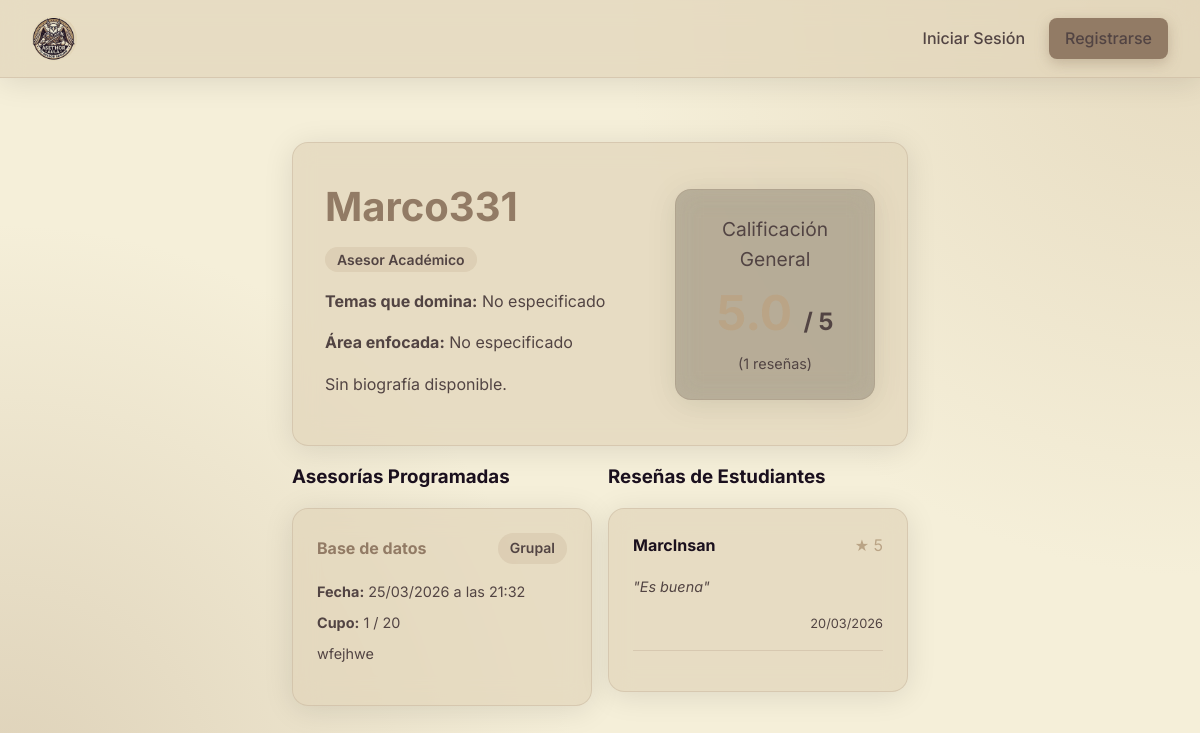
Screenshot of /asesor/2 with the database file from the repository.
### app/models.py (models this page shows, shortened)
class Profile(db.Model):
    id = db.Column(db.Integer, primary_key=True)
    user_id = db.Column(db.Integer, db.ForeignKey('user.id'), nullable=False)
    full_name = db.Column(db.String(100), nullable=True)
    bio = db.Column(db.Text, nullable=True)
    strengths = db.Column(db.String(200), nullable=True) # e.g. "matemáticas, programación"
    focus_areas = db.Column(db.String(200), nullable=True) # e.g. "álgebra, base de datos sql"
    rating_avg = db.Column(db.Float, default=0.0) # Calculated average for Asesores

class TutoringSession(db.Model):
    id = db.Column(db.Integer, primary_key=True)
    asesor_id = db.Column(db.Integer, db.ForeignKey('user.id'), nullable=False)
    topic = db.Column(db.String(100), nullable=False)
    description = db.Column(db.Text, nullable=False)
    date = db.Column(db.Date, nullable=False)
    start_time = db.Column(db.Time, nullable=False)
    end_time = db.Column(db.Time, nullable=False)
    session_type = db.Column(db.String(20), nullable=False, default='Individual') # Individual, Grupal
    capacity = db.Column(db.Integer, default=1)
    enrollments = db.relationship('Enrollment', backref='session', cascade='all, delete-orphan')
    reviews = db.relationship('Review', foreign_keys='Review.session_id', backref='session_reviewed', cascade='all, delete-orphan')

class Review(db.Model):
    id = db.Column(db.Integer, primary_key=True)
    student_id = db.Column(db.Integer, db.ForeignKey('user.id'), nullable=False)
    session_id = db.Column(db.Integer, db.ForeignKey('tutoring_session.id'), nullable=False)
    asesor_id = db.Column(db.Integer, db.ForeignKey('user.id'), nullable=False)
    rating = db.Column(db.Integer, nullable=False) # 1 to 5
    comment = db.Column(db.Text, nullable=True)
    created_at = db.Column(db.DateTime, nullable=False, default=datetime.utcnow)

### app/routes/main.py (the view)
@main.route('/asesor/<int:asesor_id>')
def asesor_profile(asesor_id):
    asesor = User.query.get_or_404(asesor_id)
    if asesor.role != 'Asesor':
        abort(404)
    active_sessions = TutoringSession.query.filter_by(asesor_id=asesor_id).order_by(TutoringSession.date.desc()).all()
    reviews = Review.query.filter_by(asesor_id=asesor_id).order_by(Review.created_at.desc()).all()
    return render_template('main/asesor_profile.html', title=f'Perfil de {asesor.profile.full_name or asesor.username}', asesor=asesor, sessions=active_sessions, reviews=reviews)

### app/templates/main/asesor_profile.html (shortened to what this page needs)
{% extends 'base.html' %}
{% block content %}
<div class="glass card d-flex gap-1 align-center mb-2" style="padding: 2rem; flex-wrap: wrap;">
    <div style="flex: 2; min-width: 300px;">
        <h2 style="font-size: 2.5rem; margin-bottom: 0.5rem; color: var(--primary-color);">{{ asesor.profile.full_name or asesor.username }}</h2>
        <span class="badge">Asesor Académico</span>
        <div class="mt-2">
            <p><strong>Temas que domina:</strong> {{ asesor.profile.strengths or 'No especificado' }}</p>
            <p><strong>Área enfocada:</strong> {{ asesor.profile.focus_areas or 'No especificado' }}</p>
            <p class="mt-2">{{ asesor.profile.bio or 'Sin biografía disponible.' }}</p>
        </div>
    </div>
    <div style="flex: 1; text-align: center; min-width: 200px;">
        <div class="glass" style="display: inline-block; padding: 1.5rem; text-align: center; background: rgba(0,0,0,0.2);">
            <p style="font-size: 1.2rem; color: var(--text-secondary); margin: 0;">Calificación General</p>
            <div class="star-rating" style="font-size: 3rem; font-weight: 700;">
                {{ asesor.profile.rating_avg }} <span style="font-size: 1.5rem; color: var(--text-secondary);">/ 5</span>
            </div>
            <p style="font-size: 0.9rem; margin: 0;">({{ reviews|length }} reseñas)</p>
        </div>
    </div>
</div>
<div class="d-flex gap-1" style="align-items: flex-start; flex-wrap: wrap;">
    <div style="flex: 2; min-width: 300px;">
        <h3 class="mb-2">Asesorías Programadas</h3>
        {% if sessions %}
            {% for session in sessions %}
            <div class="glass card mb-2" style="padding: 1.5rem;">
                <div class="d-flex justify-between align-center mb-2">
                    <h4 style="margin: 0; color: var(--primary-color);">{{ session.topic }}</h4>
                    <span class="badge">{{ session.session_type }}</span>
                </div>
                <p style="font-size: 0.9rem; margin-bottom: 0.5rem;"><strong>Fecha:</strong> {{ session.date.strftime('%d/%m/%Y') }} a las {{ session.start_time.strftime('%H:%M') }}</p>
                <p style="font-size: 0.9rem; margin-bottom: 0.5rem;"><strong>Cupo:</strong> {{ session.enrollments|length }} / {{ session.capacity }}</p>
                <p style="margin-bottom: 1rem; font-size: 0.9rem;">{{ session.description }}</p>
            </div>
            {% endfor %}
        {% else %}
            <p class="glass card">Este asesor no tiene asesorías programadas actualmente.</p>
        {% endif %}
    </div>
    <div style="flex: 1; min-width: 300px;">
        <h3 class="mb-2">Reseñas de Estudiantes</h3>
        {% if reviews %}
            <div class="glass card" style="padding: 1.5rem; max-height: 600px; overflow-y: auto;">
                {% for review in reviews %}
                <div style="border-bottom: 1px solid var(--surface-border); padding-bottom: 1rem; margin-bottom: 1rem;">
                    <div class="d-flex justify-between align-center mb-2">
                        <strong>{{ review.student_reviewer.profile.full_name or review.student_reviewer.username }}</strong>
                        <span class="star-rating" style="font-size: 1rem;">★ {{ review.rating }}</span>
                    </div>
                    {% if review.comment %}
                        <p style="font-size: 0.9rem; font-style: italic;">"{{ review.comment }}"</p>
                    {% else %}
                        <p style="font-size: 0.9rem; color: var(--text-secondary);">Sin comentario adicional.</p>
                    {% endif %}
                    <p style="font-size: 0.8rem; color: var(--text-secondary); text-align: right; margin: 0;">{{ review.created_at.strftime('%d/%m/%Y') }}</p>
                </div>
                {% endfor %}
            </div>
        {% else %}
            <p class="glass card">Aún no hay reseñas.</p>
        {% endif %}
    </div>
</div>
{% endblock %}

### app/static/css/style.css (style rules this page uses)
:root { --bg-color: #F5EFD9; --surface-color: rgba(226, 213, 185, 0.7); --surface-border: rgba(146, 123, 101, 0.2); --primary-color: #927B65; --primary-hover: #524443; --text-primary: #1B101E; --text-secondary: #524443; --danger-color: #ef4444; --success-color: #10b981; --warning-color: #BAA486; --font-family: 'Inter', sans-serif; }
* { box-sizing: border-box; margin: 0; padding: 0; }
body { background-color: var(--bg-color); color: var(--text-primary); font-family: var(--font-family); line-height: 1.6; min-height: 100vh; display: flex; flex-direction: column; background-image: radial-gradient(circle at top right, rgba(226, 213, 185, 0.8), transparent 40%), radial-gradient(circle at bottom left, rgba(186, 164, 134, 0.4), transparent 40%); background-attachment: fixed; }
.glass { background: var(--surface-color); backdrop-filter: blur(12px); -webkit-backdrop-filter: blur(12px); border: 1px solid var(--surface-border); border-radius: 16px; box-shadow: 0 4px 30px rgba(0, 0, 0, 0.1); }
.card { padding: 2rem; margin-bottom: 2rem; transition: transform 0.3s ease, box-shadow 0.3s ease; }
h1, h2, h3 { margin-bottom: 1rem; font-weight: 700; color: var(--text-primary); }
p { margin-bottom: 1rem; color: var(--text-secondary); }
.mt-2 { margin-top: 1rem; }
.mb-2 { margin-bottom: 1rem; }
.d-flex { display: flex; }
.justify-between { justify-content: space-between; }
.align-center { align-items: center; }
.gap-1 { gap: 1rem; }
.star-rating { color: var(--warning-color); font-size: 1.25rem; }
.badge { padding: 0.25rem 0.75rem; border-radius: 999px; font-size: 0.875rem; font-weight: 600; background: rgba(186, 164, 134, 0.25); color: var(--primary-hover); }

### rows the page displays
Profile: profile "Marco331", profile "No especificado", profile "Sin biografía disponible."
TutoringSession: topic "Base de datos", session_type "Grupal", date "25/03/2026", start_time "21:32", enrollments|length "1", capacity "20", description "wfejhwe"
Review: student_reviewer.profile "MarcInsan", rating "5", comment "Es buena", created_at "20/03/2026"

### other values shown
{{ reviews|length }} "1"
